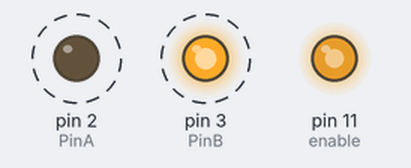
The sketch below on a simulated Arduino Uno, built with avr-gcc and run on an emulated ATmega328P. Parts: output pins drawn as LEDs (lit = HIGH). Dashed ring = blinking.

Above: at 0.5 s.
Timing chart, 0 to 4.6 s (numbered marks = the images above):
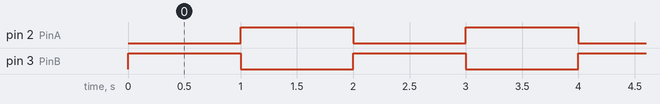

Measured:
- by itself, pin 2 (PinA), pin 3 (PinB): alternates HIGH for 1.0 s and LOW for 1.0 s

The sketch:

RC_car_1.ino
```cpp
int PinA  = 2 ;
int PinB =3 ;
int enable=  11 ;

  void setup() {
     pinMode(PinA, OUTPUT);
     pinMode(PinB, OUTPUT);
     pinMode(enable, OUTPUT);
     analogWrite(enable, 200);
  }
  void loop() {
     digitalWrite(PinA, LOW);
     digitalWrite(PinB, HIGH);
     delay(1000);
     digitalWrite(PinB, LOW);
     digitalWrite(PinA, HIGH);
     delay(1000);
  }
```
